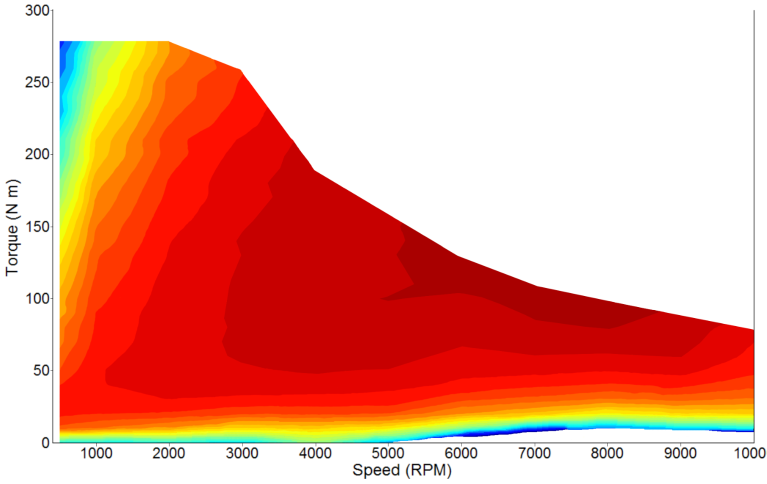
#> input picture Updated motor map/Leaf/leaf motor map.PNG, 1533 x 967 px, found by its file name (shown at 1/2 size)
$ python Motor_map_efficiency_leaf.py
#> lines starting #> are read from the running program, lines starting #| are printed output that depends on the picture
#> the answer given: 3
#> the answer given: 3
import matplotlib.pyplot as plt
import matplotlib.image as mpimg
import numpy as np


def raw(array):
    '''Function to change the RGB data string into a list of floats.
       Input is the rgb data in a 3d array (eg. array[#][#])'''

    raw = list(str(array).strip('[').strip(']').split())
    raw =  list(map(float, raw))
    raw = [ round(elem, 3) for elem in raw ]
    return np.array(raw)

def check(l1,l2):
    '''This function is used if the colors on the percent bar are not an exact match for the heat map. It returns
    true if the colors are close. The closer the colors match, the small the high/low numbers can be to improve accuracy'''

    high = l1 > l2-.01
    low = l1 < l2 +.01

    if all(high == True) and all(low == True):
        return True
    else:
        #print('No :(')
        pass

def setup():
    '''Leaf motor'''
    '''This function sets up the scale being used in the image.
    these lists must be changed to match the individual image being used'''

    #import the effencicy map image
    map_file = 'C:/Users/jmajor/Desktop/Updated motor map/leaf motor map.PNG'
    map_image = mpimg.imread(map_file)
#> map_image is the input picture: shape (967, 1533, 4) float32; mean R, G, B, A 0.923, 0.637, 0.561, 1

    speed_x = [1000,2000,3000,4000,5000,6000,7000,8000,9000,10000] #the incriments of RPM shown in the image
    speed_y = [193,338,484,631,776,922,1069,1214,1361,1505] #x-axis pixel locations corosponding to the RPM incriment locations

    torque_x = [50,100,150,200,250,300]  #the incriments of torque shown in the image
    torque_y = [740,597,453,308,164,21] #the corosponding y-axis pixel locations

    speed_cof = np.polyfit(speed_x,speed_y,5) #fits the data to a third degree poly
    torque_cof = np.polyfit(torque_x, torque_y, 5) #fits the data to a third degree poly

    speed_fit = np.poly1d(speed_cof) #function to fit the data. Enter the RPM and get pixel location
    torque_fit = np.poly1d(torque_cof) #function to fit the data. Enter the Torque and get pixel location


    #import the percent bar image
    percent_file = 'C:/Users/jmajor/Desktop/Updated motor map/leaf motor bar.PNG'
    percent_bar_image = mpimg.imread(percent_file)
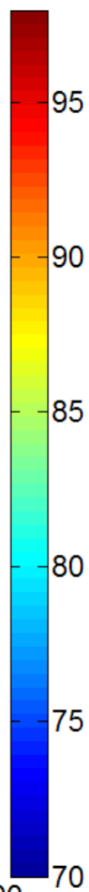
#> input picture Updated motor map/Leaf/leaf motor bar.PNG, 89 x 892 px, found by its file name
#> percent_bar_image is the input picture: shape (892, 89, 4) float32; mean R, G, B, A 0.751, 0.762, 0.747, 1


    percent_bar_loc = 30 #this is the column in which the color from the heat map will be compared

    percent_bar_x = [875,566,257,12] #this is the corrosponding pixel location
    percent_bar_y = [70,80,90,100] #this is the increments of percentage shown in the image
    percent_cof = np.polyfit(percent_bar_x, percent_bar_y, 5)
    percent_fit = np.poly1d(percent_cof) #imput a pixle location output a percent efficiency

    return speed_fit, torque_fit, percent_fit, map_image, percent_bar_image, percent_bar_loc


def percent_efficiency(speed, torque):
    '''this function simply outputs the percent efficiency as an integer. If the program is run as __main__
    it will also display the images with a blue dot over the pixels used for the effencicy calculation'''

    #run the setup function
    speed_fit, torque_fit, percent_fit, map_image, percent_bar_image, percent_bar_loc = setup()
#> percent_bar_loc = 30


    speed = int(speed_fit(speed))
#> speed = 52
    torque = int(torque_fit(torque))
#> torque = 878

    RGB_numbers = raw(map_image[torque][speed]) #map_image[row][column]
#> in raw, `raw = list(str(array).strip('[').strip(']').split())`: raw = ['1.', '1.', '1.', '1.']
#> in raw, `raw =  list(map(float, raw))`: raw = [1, 1, 1, 1]
#> RGB_numbers = [1, 1, 1, 1]


    stop = 0 #stops the loop if the pixel location is moved more than 20 times
    go = 0 #used to stop the while loop once the proper percent is found

    while stop < 20 and go == 0:


        for j in range(len(percent_bar_image)):
            if check(raw(percent_bar_image[j][percent_bar_loc][:]), RGB_numbers) == True and list(RGB_numbers) != [0.0, 0.0, 0.0, 1.0]:
                percent = int(percent_fit(j))
                go = 1
                break
            elif j == len(percent_bar_image)-1:
                speed += 1
                torque += 1
                stop +=1
                RGB_numbers = raw(map_image[torque][speed]) #map_image[row][column]

        if stop == 20:
            raise Exception('\n\nNo pixel values were matched. Try increasing the values in the check() function or the percent_bar_loc variable.\n\n')
#> after the loop, speed = 52; stop = 0; torque = 878

    #if run as the main program this plots the images for use in troubleshooting
    if __name__ == '__main__':
        #plotting the motor image
        plt.subplot(1,2,1)
        plt.imshow(map_image)
        plt.title('Efficiency Map')
        plt.ylabel('Torque')
        plt.xlabel('Speed(RPM)')
        plt.scatter([speed], [torque], label = 'RGB: {0}'.format(raw(map_image[torque][speed])))
        plt.legend(loc='upper center', bbox_to_anchor=(0.5, -0.1))

        #plotting the percent bar image
        plt.subplot(1,2,2)
        plt.imshow(percent_bar_image)
        plt.title('Efficiency percent bar')
        plt.scatter(percent_bar_loc,j, label = 'RGB: {0}'.format(raw(percent_bar_image[j][percent_bar_loc])))
        plt.legend(loc='upper center', bbox_to_anchor=(0.5, -0.05))

        plt.tight_layout()
        plt.show()
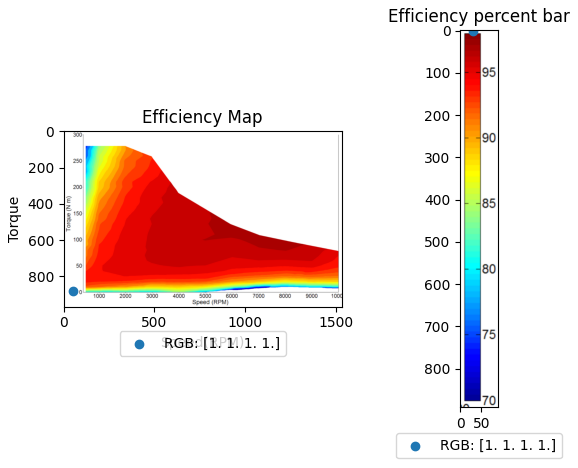
#> figure drawn by matplotlib, 2 panels

    return percent

if __name__ == '__main__':
    speed = int(input('Plese enter the speed(RPM): '))
    torque = int(input('Please enter the torque: '))
    print(str(percent_efficiency(speed, torque)) + '%')


#max torque for speed lookup

#pandas lookup for efficiency

#fill with a negitive inter
#pandas fill na for padding
